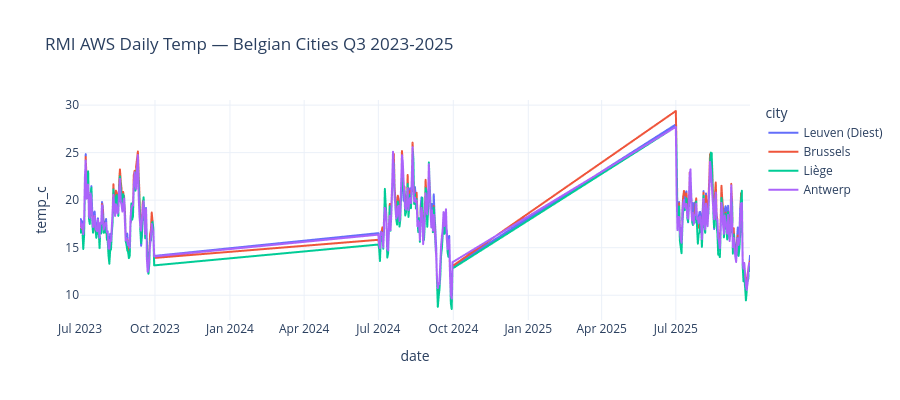
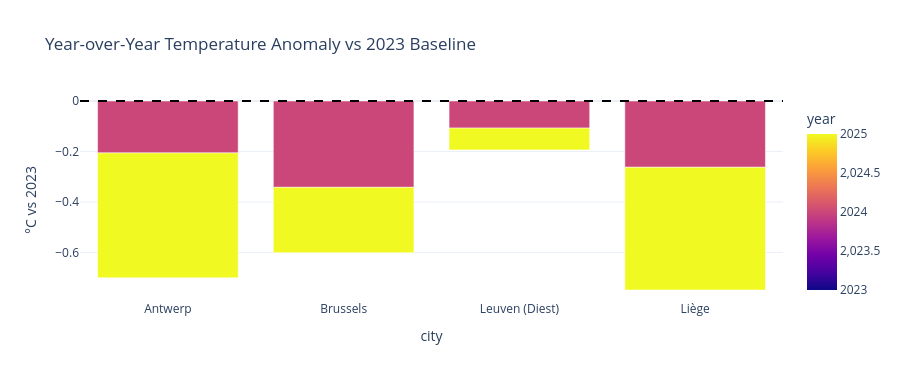

Notebook source saved alongside these figures, in order:
### Markdown cell above
**Result:** The local AWS Excel file contains **72 rows** of 10-minute interval observations — equivalent to 12 hours of measurements. This supplementary file is a secondary reference only. The `openkmi` API-loaded dataset (1,104 daily observations across 5 cities and 3 years) remains the primary RMI baseline for cross-validation and city comparison throughout this notebook.

### Code cell
if not rmi_all.empty:
    # Baseline = Q3 2023 mean per city
    baseline = (rmi_all[rmi_all['year']==2023]
                  .groupby('city')['temp_c'].mean()
                  .rename('baseline'))
    rmi_all = rmi_all.merge(baseline.reset_index(), on='city', how='left')
    rmi_all['anomaly_vs_2023'] = rmi_all['temp_c'] - rmi_all['baseline']
    rmi_yr = (rmi_all.groupby(['city','year'])
                     .agg(mean_temp=('temp_c','mean'),
                          anomaly=('anomaly_vs_2023','mean'))
                     .reset_index())

    # ── Visual 7: RMI city timeseries ─────────────────────────────────────────
    fig_rmi = px.line(rmi_all, x='date', y='temp_c', color='city',
                      title='RMI AWS Daily Temp — Belgian Cities Q3 2023-2025',
                      template='plotly_white', height=400)
    fig_rmi.show()

    # ── Visual 8: Year-over-year spike bar chart ───────────────────────────────
    fig_spike = px.bar(rmi_yr, x='city', y='anomaly', color='year',
                       barmode='group',
                       title='Year-over-Year Temperature Anomaly vs 2023 Baseline',
                       labels={'anomaly':'°C vs 2023'},
                       color_discrete_sequence=['#4C72B0','#DD8452','#55A868'],
                       template='plotly_white', height=380)
    fig_spike.add_hline(y=0, line_dash='dash', line_color='black')
    fig_spike.show()
else:
    print('RMI data not available. Install openkmi to enable Belgian city comparison.')

### Figure 1 — Plotly figure (JSON) as saved in the notebook; plotly's stock layout.template omitted (floating-point values rounded to 4 significant figures; data arrays with more than 128 entries replaced by an {"elided": "..."} marker saying what was removed)
{"data": [{"hovertemplate": "city=Leuven (Diest)<br>date=%{x}<br>temp_c=%{y}<extra></extra>", "legendgroup": "Leuven (Diest)", "line": {"color": "#636efa", "dash": "solid"}, "marker": {"symbol": "circle"}, "mode": "lines", "name": "Leuven (Diest)", "showlegend": true, "type": "scattergl", "x": {"elided": "276 str values"}, "xaxis": "x", "y": {"elided": "276 float values"}, "yaxis": "y"}, {"hovertemplate": "city=Brussels<br>date=%{x}<br>temp_c=%{y}<extra></extra>", "legendgroup": "Brussels", "line": {"color": "#EF553B", "dash": "solid"}, "marker": {"symbol": "circle"}, "mode": "lines", "name": "Brussels", "showlegend": true, "type": "scattergl", "x": {"elided": "276 str values"}, "xaxis": "x", "y": {"elided": "276 float values"}, "yaxis": "y"}, {"hovertemplate": "city=Liège<br>date=%{x}<br>temp_c=%{y}<extra></extra>", "legendgroup": "Liège", "line": {"color": "#00cc96", "dash": "solid"}, "marker": {"symbol": "circle"}, "mode": "lines", "name": "Liège", "showlegend": true, "type": "scattergl", "x": {"elided": "276 str values"}, "xaxis": "x", "y": {"elided": "276 float values"}, "yaxis": "y"}, {"hovertemplate": "city=Antwerp<br>date=%{x}<br>temp_c=%{y}<extra></extra>", "legendgroup": "Antwerp", "line": {"color": "#ab63fa", "dash": "solid"}, "marker": {"symbol": "circle"}, "mode": "lines", "name": "Antwerp", "showlegend": true, "type": "scattergl", "x": {"elided": "276 str values"}, "xaxis": "x", "y": {"elided": "276 float values"}, "yaxis": "y"}], "layout": {"height": 400, "legend": {"title": {"text": "city"}, "tracegroupgap": 0}, "title": {"text": "RMI AWS Daily Temp — Belgian Cities Q3 2023-2025"}, "xaxis": {"anchor": "y", "domain": [0, 1], "title": {"text": "date"}}, "yaxis": {"anchor": "x", "domain": [0, 1], "title": {"text": "temp_c"}}}}

### Figure 2 — Plotly figure (JSON) as saved in the notebook; plotly's stock layout.template omitted (floating-point values rounded to 4 significant figures)
{"data": [{"alignmentgroup": "True", "hovertemplate": "city=%{x}<br>°C vs 2023=%{y}<br>year=%{marker.color}<extra></extra>", "legendgroup": "", "marker": {"color": [2023, 2024, 2025, 2023, 2024, 2025, 2023, 2024, 2025, 2023, 2024, 2025], "coloraxis": "coloraxis", "pattern": {"shape": ""}}, "name": "", "offsetgroup": "", "orientation": "v", "showlegend": false, "textposition": "auto", "type": "bar", "x": ["Antwerp", "Antwerp", "Antwerp", "Brussels", "Brussels", "Brussels", "Leuven (Diest)", "Leuven (Diest)", "Leuven (Diest)", "Liège", "Liège", "Liège"], "xaxis": "x", "y": [-1.062e-15, -0.2053, -0.4943, -3.263e-15, -0.3416, -0.2587, -4.499e-15, -0.1073, -0.0862, -2.317e-15, -0.2622, -0.4857], "yaxis": "y"}], "layout": {"barmode": "group", "coloraxis": {"colorbar": {"title": {"text": "year"}}, "colorscale": [[0, "#0d0887"], [0.1111, "#46039f"], [0.2222, "#7201a8"], [0.3333, "#9c179e"], [0.4444, "#bd3786"], [0.5556, "#d8576b"], [0.6667, "#ed7953"], [0.7778, "#fb9f3a"], [0.8889, "#fdca26"], [1, "#f0f921"]]}, "height": 380, "legend": {"tracegroupgap": 0}, "shapes": [{"line": {"color": "black", "dash": "dash"}, "type": "line", "x0": 0, "x1": 1, "xref": "x domain", "y0": 0, "y1": 0, "yref": "y"}], "title": {"text": "Year-over-Year Temperature Anomaly vs 2023 Baseline"}, "xaxis": {"anchor": "y", "domain": [0, 1], "title": {"text": "city"}}, "yaxis": {"anchor": "x", "domain": [0, 1], "title": {"text": "°C vs 2023"}}}}
